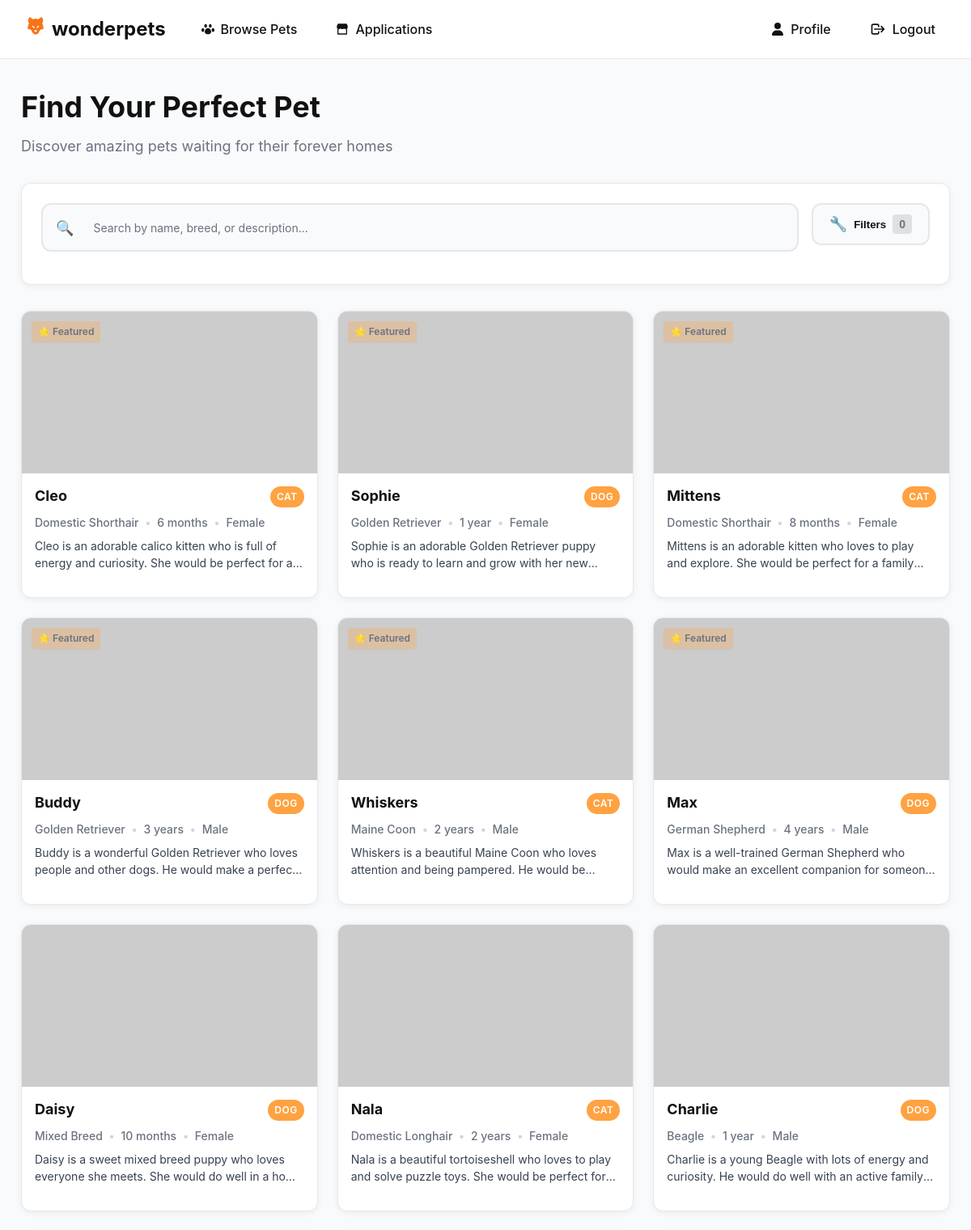
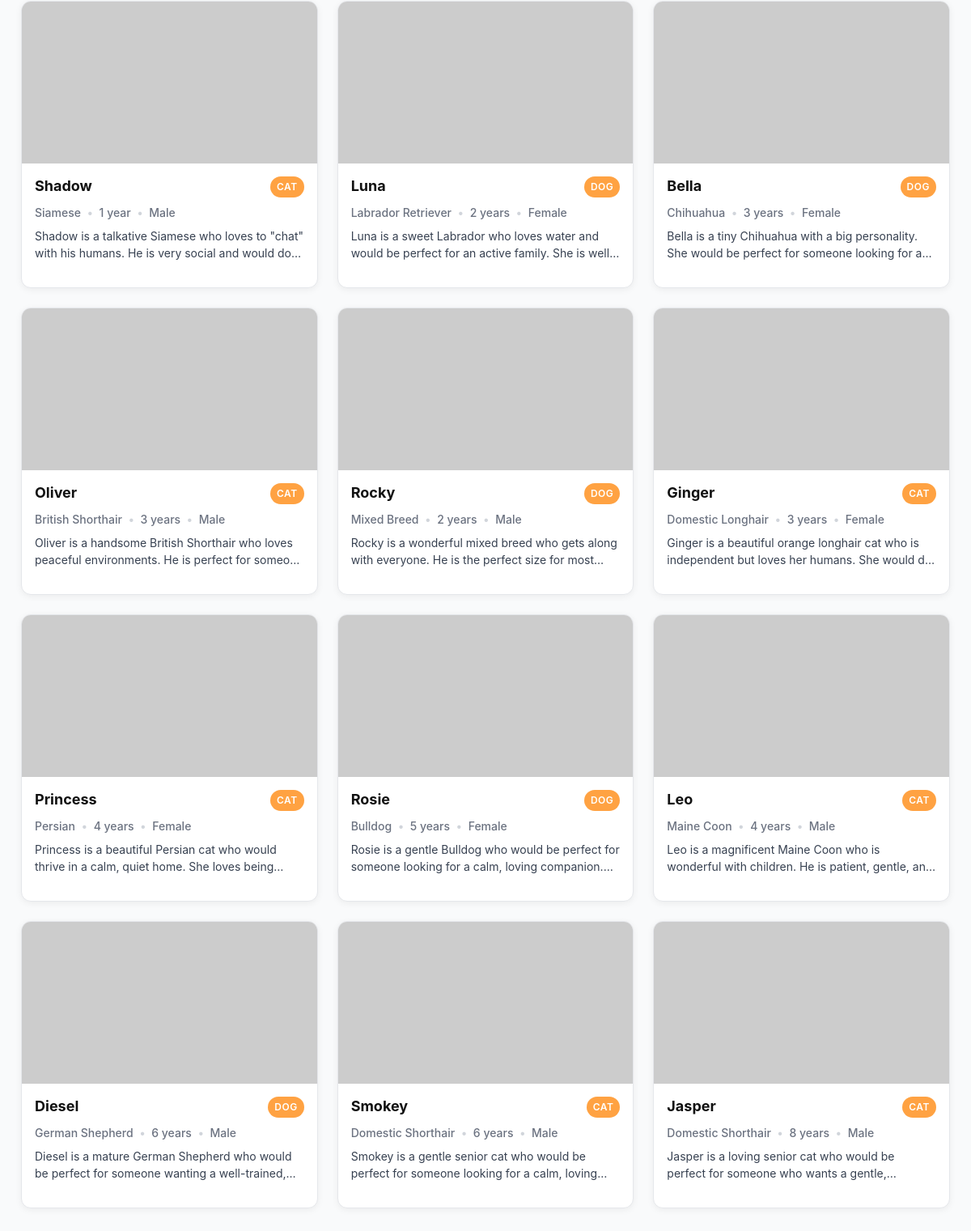
The page /src/pages/home/index.php (signed in) on the database its author committed (2 pictures, top to bottom).
### tables this page shows
CREATE TABLE `pets` (
  `id` int(11) NOT NULL AUTO_INCREMENT,
  `name` varchar(100) NOT NULL,
  `pet_type_id` int(11) NOT NULL,
  `breed_id` int(11) DEFAULT NULL,
  `age_years` int(11) DEFAULT NULL,
  `age_months` int(11) DEFAULT NULL,
  `gender` enum('Male','Female','Unknown') NOT NULL,
  `size` enum('Small','Medium','Large','Extra Large') DEFAULT NULL,
  `weight` decimal(5,2) DEFAULT NULL COMMENT 'Weight in kg',
  `color` varchar(100) DEFAULT NULL,
  `personality_traits` text DEFAULT NULL,
  `health_conditions` text DEFAULT NULL,
  `special_needs` text DEFAULT NULL,
  `description` text DEFAULT NULL,
  `adoption_fee` decimal(10,2) DEFAULT 0.00,
  `is_spayed_neutered` tinyint(1) DEFAULT NULL,
  `is_house_trained` tinyint(1) DEFAULT NULL,
  `good_with_kids` tinyint(1) DEFAULT NULL,
  `good_with_pets` tinyint(1) DEFAULT NULL,
  `energy_level` enum('Low','Medium','High') DEFAULT NULL,
  `intake_date` date NOT NULL,
  `status` enum('available','pending','adopted','medical_hold','unavailable') NOT NULL DEFAULT 'available',
  `is_featured` tinyint(1) NOT NULL DEFAULT 0,
  `microchip_id` varchar(50) DEFAULT NULL,
  `pet_image` LONGBLOB DEFAULT NULL,
  `pet_image_type` varchar(50) DEFAULT NULL,
  `created_at` timestamp NOT NULL DEFAULT current_timestamp(),
  `updated_at` timestamp NOT NULL DEFAULT current_timestamp() ON UPDATE current_timestamp(),
  PRIMARY KEY (`id`),
  KEY `pet_type_id` (`pet_type_id`),
  KEY `breed_id` (`breed_id`),
  KEY `idx_status` (`status`),
  CONSTRAINT `pets_type_fk` FOREIGN KEY (`pet_type_id`) REFERENCES `pet_types` (`id`),
  CONSTRAINT `pets_breed_fk` FOREIGN KEY (`breed_id`) REFERENCES `breeds` (`id`) ON DELETE SET NULL
);

CREATE TABLE `pet_types` (
  `id` int(11) NOT NULL AUTO_INCREMENT,
  `type_name` varchar(50) NOT NULL,
  `description` text DEFAULT NULL,
  `is_active` tinyint(1) NOT NULL DEFAULT 1,
  `created_at` timestamp NOT NULL DEFAULT current_timestamp(),
  PRIMARY KEY (`id`),
  UNIQUE KEY `type_name` (`type_name`)
);

CREATE TABLE `breeds` (
  `id` int(11) NOT NULL AUTO_INCREMENT,
  `pet_type_id` int(11) NOT NULL,
  `breed_name` varchar(100) NOT NULL,
  `description` text DEFAULT NULL,
  `size_category` enum('Small','Medium','Large','Extra Large') DEFAULT NULL,
  `is_active` tinyint(1) NOT NULL DEFAULT 1,
  `created_at` timestamp NOT NULL DEFAULT current_timestamp(),
  PRIMARY KEY (`id`),
  KEY `pet_type_id` (`pet_type_id`),
  CONSTRAINT `breeds_pet_type_fk` FOREIGN KEY (`pet_type_id`) REFERENCES `pet_types` (`id`) ON DELETE CASCADE
);

### src/components/petCard/petCard.php (the view, shortened to what this page needs)
<?php
$name = htmlspecialchars($pet['name'] ?? '');
$type = htmlspecialchars($pet['type_name'] ?? $pet['type'] ?? '');
$breed = htmlspecialchars($pet['breed_name'] ?? $pet['breed'] ?? '');
$age_years = (int)($pet['age_years'] ?? 0);
$age_months = (int)($pet['age_months'] ?? 0);
$age_display = $age_years > 0 ? $age_years . ' year' . ($age_years > 1 ? 's' : '') : $age_months . ' month' . ($age_months > 1 ? 's' : '');
$gender = htmlspecialchars($pet['gender'] ?? '');
$description = htmlspecialchars($pet['description'] ?? '');
$petId = htmlspecialchars($pet['id'] ?? '');
$image_src = '';
if (!empty($pet['pet_image'])) {
    if (!empty($pet['pet_image_type'])) {
        $image_src = 'data:' . $pet['pet_image_type'] . ';base64,' . base64_encode($pet['pet_image']);
    } else {
        $image_src = htmlspecialchars($pet['pet_image']);
    }
} else {
    $image_src = 'https://placehold.co/300x300?text=No+Image';
}
?>
<div class='pet-card' data-pet-id='<?= $petId ?>'>
    <div class='pet-image-container'>
        <img src='<?= $image_src ?>' alt='<?= $name ?>' class='pet-image' />
        <?php if (isset($_SESSION['user_id'])): ?>
        <form method="post" action="../../api/favorites.php" class="favorite-form">
        </form>
        <?php endif; ?>
    </div>
    <div class='pet-info'>
        <div class='pet-header'>
            <h3 class='pet-name'><?= $name ?></h3>
            <span class='pet-type'><?= ucfirst($type) ?></span>
        </div>
        <div class='pet-details'>
            <span class='detail-item'><?= $breed ?></span>
            <span class='detail-separator'>•</span>
            <span class='detail-item'><?= $age_display ?></span>
            <span class='detail-separator'>•</span>
            <span class='detail-item'><?= ucfirst($gender) ?></span>
        </div>
        <p class='pet-description'><?= $description ?></p>
    </div>
</div>

### src/pages/home/index.php (shortened to what this page needs)
<?php
require '../../../server/db.php';
$q        = trim($_GET['q'] ?? '');
$type_id  = $_GET['type']  ?? '';
$breed_id = $_GET['breed'] ?? '';
$age_min  = $_GET['age_min'] ?? '';
$age_max  = $_GET['age_max'] ?? '';
$gender   = $_GET['gender'] ?? '';
$size     = $_GET['size'] ?? '';
$featured_only = isset($_GET['featured']);
$user_id = (int)$_SESSION['user_id'];
$sql = "
SELECT  p.*,
        b.breed_name,
        pt.type_name,
        (COALESCE(p.age_years,0) * 12 + COALESCE(p.age_months,0)) AS age_in_months,
        (SELECT photo_path FROM pet_photos WHERE pet_id = p.id AND is_primary = 1 LIMIT 1) AS primary_photo,
        CASE WHEN uf.user_id IS NOT NULL THEN 1 ELSE 0 END AS is_favorited
FROM pets p
LEFT JOIN breeds b     ON b.id = p.breed_id
JOIN pet_types pt      ON pt.id = p.pet_type_id
LEFT JOIN user_favorites uf ON uf.pet_id = p.id AND uf.user_id = $user_id
WHERE p.status != 'adopted' AND p.status != 'unavailable'
";
$sql .= " ORDER BY p.is_featured DESC, p.intake_date DESC";
$result = $conn->query($sql);
$pets = $result ? $result->fetch_all(MYSQLI_ASSOC) : [];
?>
<!DOCTYPE html>
<html lang="en">
<head>
    <link rel="stylesheet" href="index.css?v=<?php echo time() ?>">
    <link rel="stylesheet" href="../../components/petCard/petCard.css?v=<?php echo time(); ?>">
</head>
<body>
<?php include __DIR__ . '/../../components/userHeader.php'; ?>
<main class="container">
    <section class="hero">
        <h1>Find Your Perfect Pet</h1>
        <p>Discover amazing pets waiting for their forever homes</p>
    </section>
    <div class="search-filters">
        <form method="GET" class="filters-form" action="">
            <div class="search-section">
                <div class="search-box">
                    <span class="icon">🔍</span>
                    <input
                        type="text"
                        name="q"
                        class="input input-sm"
                        placeholder="Search by name, breed, or description..."
                        value="<?= htmlspecialchars($q) ?>"
                    />
                </div>
                <button type="button" class="filters-toggle" id="filtersToggle" onclick="toggleFilters()">
                    <span class="toggle-icon">&#128295;</span>
                    <span class="toggle-text">Filters</span>
                    <span class="filter-count"><?= count(array_filter([$type_id, $breed_id, $gender, $size, $age_min, $age_max, $featured_only])) ?></span>
                </button>
            </div>
        </form>
    </div>
    <section class="pets-grid">
        <?php if (!$pets): ?>
            <p class="empty">No pets found. Try adjusting filters.</p>
        <?php else: ?>
            <?php foreach ($pets as $pet): ?>
                <?php include __DIR__ . '/../../components/petCard/petCard.php'; ?>
            <?php endforeach; ?>
        <?php endif; ?>
    </section>
</main>
</body>
</html>

### src/pages/home/index.css (style rules this page uses)
.container { max-width: 1180px; margin: 0 auto; padding: var(--space-8) var(--space-4) var(--space-12); }
.hero h1 { font-size: var(--font-size-4xl); margin-bottom: var(--space-2); font-weight: var(--font-weight-bold); }
.hero p { color: var(--muted); margin-bottom: var(--space-8); font-size: var(--font-size-lg); }
.search-filters { background: var(--bg-white); border-radius: var(--radius-md); padding: var(--space-6); margin-bottom: var(--space-8); box-shadow: var(--shadow); border: 1px solid var(--border); position: sticky; top: 80px; z-index: 10; }
.pets-grid { display: grid; grid-template-columns: repeat(auto-fill, minmax(320px, 1fr)); gap: var(--space-6); padding: 0; }

### src/components/petCard/petCard.css (style rules this page uses)
.pet-card { background: var(--bg-white); border-radius: var(--radius-md); box-shadow: var(--shadow); overflow: hidden; transition: var(--transition); border: 1px solid var(--border); cursor: pointer; position: relative; }
.pet-image-container { position: relative; width: 100%; height: 200px; overflow: hidden; }
.pet-image { width: 100%; height: 100%; object-fit: cover; transition: var(--transition); }
.favorite-form { position: absolute; top: var(--space-3); right: var(--space-3); z-index: 2; }
.pet-info { padding: var(--space-4); }
.pet-header { display: flex; justify-content: space-between; align-items: flex-start; margin-bottom: var(--space-2); }
.pet-name { font-size: var(--font-size-lg); font-weight: var(--font-weight-bold); color: var(--text); margin: 0; line-height: 1.3; }
.pet-type { background: var(--brand); color: white; padding: var(--space-1) var(--space-2); border-radius: var(--radius-lg); font-size: var(--font-size-xs); font-weight: var(--font-weight-semibold); text-transform: uppercase; letter-spacing: 0.5px; }
.pet-details { display: flex; align-items: center; gap: var(--space-2); margin-bottom: var(--space-2); font-size: var(--font-size-sm); color: var(--muted); }
.detail-item { font-weight: var(--font-weight-medium); }
.detail-separator { color: var(--border-dark); font-weight: var(--font-weight-bold); }
.pet-description { color: var(--text-light); font-size: var(--font-size-sm); line-height: 1.5; margin: 0 0 var(--space-4) 0; display: -webkit-box; -webkit-line-clamp: 2; line-clamp: 2; -webkit-box-orient: vertical; overflow: hidden; }

### src/styles/globals.css (style rules this page uses)
:root { --brand: #ffa242; --brand-hover: #e8912a; --brand-light: rgba(255, 162, 66, 0.1); --brand-shadow: rgba(255, 162, 66, 0.3); --text: #111; --text-light: #374151; --muted: #6b7280; --muted-light: #9ca3af; --bg: #f9fafb; --bg-white: #ffffff; --bg-gray: #f3f4f6; --border: #e5e7eb; --border-light: #f3f4f6; --border-dark: #d1d5db; --success: #10b981; --success-light: rgba(16, 185, 129, 0.1); --warning: #f59e0b; --warning-light: rgba(245, 158, 11, 0.1); --error: #ef4444; --error-light: rgba(239, 68, 68, 0.1); --radius-sm: 4px; --radius: 8px; --radius-md: 12px; --radius-lg: 16px; --shadow-sm: 0 1px 2px rgba(0,0,0,.04); --shadow: 0 2px 8px rgba(0,0,0,.06); --shadow-md: 0 4px 16px rgba(0,0,0,.08); --shadow-lg: 0 8px 24px rgba(0,0,0,.12); --transition: all 0.3s ease; --transition-fast: all 0.2s ease; --font-family: 'Inter', -apple-system, BlinkMacSystemFont, 'Segoe UI', Roboto, sans-serif; --font-size-xs: 0.75rem; --font-size-sm: 0.875rem; --font-size-base: 1rem; --font-size-lg: 1.125rem; --font-size-xl: 1.25rem; --font-size-2xl: 1.5rem; --font-size-3xl: 1.875rem; --font-size-4xl: 2.25rem; --font-weight-normal: 400; --font-weight-medium: 500; --font-weight-semibold: 600; --font-weight-bold: 700; --font-weight-extrabold: 800; --space-1: 0.25rem; --space-2: 0.5rem; --space-3: 0.75rem; --space-4: 1rem; --space-5: 1.25rem; --space-6: 1.5rem; --space-8: 2rem; --space-10: 2.5rem; --space-12: 3rem; }
*, *::before, *::after { margin: 0; padding: 0; box-sizing: border-box; }
html { font-family: var(--font-family); line-height: 1.5; -webkit-text-size-adjust: 100%; -moz-tab-size: 4; tab-size: 4; }
body { background: var(--bg); color: var(--text); font-size: var(--font-size-base); font-weight: var(--font-weight-normal); }

### src/styles/components.css (style rules this page uses)
.input { width: 100%; border: 1px solid var(--border); border-radius: var(--radius-sm); padding: var(--space-2) var(--space-3); font-family: inherit; font-size: var(--font-size-sm); color: var(--text); background: var(--bg-white); transition: var(--transition); outline: none; }
.input::placeholder { color: var(--muted-light); font-size: var(--font-size-sm); }
.input-sm { padding: var(--space-2) var(--space-3); font-size: var(--font-size-sm); height: 2rem; }

### rows shown on the page
pets: name "Cleo", pet_type.type_name "CAT", breed.breed_name "Domestic Shorthair", age_display "6 months", gender "Female", description "Cleo is an adorable calico kitten who is full of energy and curiosity. She would be perfect for…"
pets: name "Sophie", pet_type.type_name "DOG", breed.breed_name "Golden Retriever", age_years "1 year", gender "Female", description "Sophie is an adorable Golden Retriever puppy who is ready to learn and grow with her…"
pets: name "Mittens", pet_type.type_name "CAT", breed.breed_name "Domestic Shorthair", age_display "8 months", gender "Female", description "Mittens is an adorable kitten who loves to play and explore. She would be perfect for a…"
pets: name "Buddy", pet_type.type_name "DOG", breed.breed_name "Golden Retriever", age_years "3 years", gender "Male", description "Buddy is a wonderful Golden Retriever who loves people and other dogs. He would make a…"
pets: name "Whiskers", pet_type.type_name "CAT", breed.breed_name "Maine Coon", age_years "2 years", gender "Male", description "Whiskers is a beautiful Maine Coon who loves attention and being pampered. He would…"
pets: name "Max", pet_type.type_name "DOG", breed.breed_name "German Shepherd", age_years "4 years", gender "Male", description "Max is a well-trained German Shepherd who would make an excellent companion for…"
pets: name "Daisy", pet_type.type_name "DOG", breed.breed_name "Mixed Breed", age_display "10 months", gender "Female", description "Daisy is a sweet mixed breed puppy who loves everyone she meets. She would do well in a…"
pets: name "Nala", pet_type.type_name "CAT", breed.breed_name "Domestic Longhair", age_years "2 years", gender "Female", description "Nala is a beautiful tortoiseshell who loves to play and solve puzzle toys. She would be perfect…"
pets: name "Charlie", pet_type.type_name "DOG", breed.breed_name "Beagle", age_years "1 year", gender "Male", description "Charlie is a young Beagle with lots of energy and curiosity. He would do well with an active…"
pets: name "Shadow", pet_type.type_name "CAT", breed.breed_name "Siamese", age_years "1 year", gender "Male", description "Shadow is a talkative Siamese who loves to \"chat\" with his humans. He is very social and would…"
pets: name "Luna", pet_type.type_name "DOG", breed.breed_name "Labrador Retriever", age_years "2 years", gender "Female", description "Luna is a sweet Labrador who loves water and would be perfect for an active family. She…"
pets: name "Bella", pet_type.type_name "DOG", breed.breed_name "Chihuahua", age_years "3 years", gender "Female", description "Bella is a tiny Chihuahua with a big personality. She would be perfect for someone looking for…"
pets: name "Oliver", pet_type.type_name "CAT", breed.breed_name "British Shorthair", age_years "3 years", gender "Male", description "Oliver is a handsome British Shorthair who loves peaceful environments. He is perfect for…"
pets: name "Rocky", pet_type.type_name "DOG", breed.breed_name "Mixed Breed", age_years "2 years", gender "Male", description "Rocky is a wonderful mixed breed who gets along with everyone. He is the perfect size for…"
pets: name "Ginger", pet_type.type_name "CAT", breed.breed_name "Domestic Longhair", age_years "3 years", gender "Female", description "Ginger is a beautiful orange longhair cat who is independent but loves her humans. She would…"
pets: name "Princess", pet_type.type_name "CAT", breed.breed_name "Persian", age_years "4 years", gender "Female", description "Princess is a beautiful Persian cat who would thrive in a calm, quiet home. She loves…"
pets: name "Rosie", pet_type.type_name "DOG", breed.breed_name "Bulldog", age_years "5 years", gender "Female", description "Rosie is a gentle Bulldog who would be perfect for someone looking for a calm, loving…"
pets: name "Leo", pet_type.type_name "CAT", breed.breed_name "Maine Coon", age_years "4 years", gender "Male", description "Leo is a magnificent Maine Coon who is wonderful with children. He is patient, gentle,…"
pets: name "Diesel", pet_type.type_name "DOG", breed.breed_name "German Shepherd", age_years "6 years", gender "Male", description "Diesel is a mature German Shepherd who would be perfect for someone wanting a…"
pets: name "Smokey", pet_type.type_name "CAT", breed.breed_name "Domestic Shorthair", age_years "6 years", gender "Male", description "Smokey is a gentle senior cat who would be perfect for someone looking for a calm,…"
pets: name "Jasper", pet_type.type_name "CAT", breed.breed_name "Domestic Shorthair", age_years "8 years", gender "Male", description "Jasper is a loving senior cat who would be perfect for someone who wants a…"
